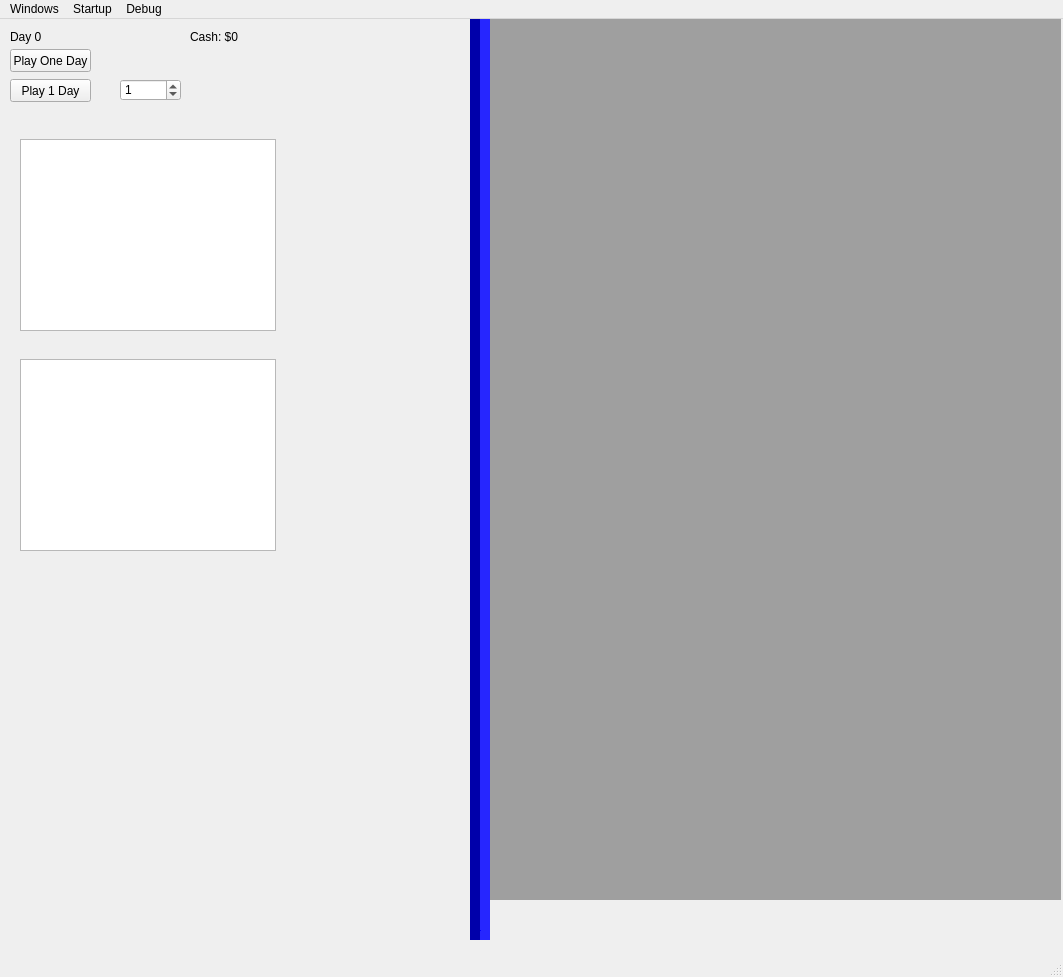
<?xml version="1.0" encoding="UTF-8"?>
<ui version="4.0">
 <class>MainWindow</class>
 <widget class="QMainWindow" name="MainWindow">
  <property name="geometry">
   <rect>
    <x>0</x>
    <y>0</y>
    <width>1063</width>
    <height>977</height>
   </rect>
  </property>
  <property name="windowTitle">
   <string>MainWindow</string>
  </property>
  <widget class="QWidget" name="centralwidget">
   <widget class="QLabel" name="day_display">
    <property name="geometry">
     <rect>
      <x>10</x>
      <y>10</y>
      <width>121</width>
      <height>16</height>
     </rect>
    </property>
    <property name="text">
     <string>Day 0</string>
    </property>
   </widget>
   <widget class="QPushButton" name="next_day">
    <property name="geometry">
     <rect>
      <x>10</x>
      <y>30</y>
      <width>81</width>
      <height>23</height>
     </rect>
    </property>
    <property name="text">
     <string>Play One Day</string>
    </property>
   </widget>
   <widget class="QTextBrowser" name="message_box">
    <property name="geometry">
     <rect>
      <x>20</x>
      <y>120</y>
      <width>256</width>
      <height>192</height>
     </rect>
    </property>
   </widget>
   <widget class="QTextBrowser" name="entity_info_box">
    <property name="geometry">
     <rect>
      <x>20</x>
      <y>340</y>
      <width>256</width>
      <height>192</height>
     </rect>
    </property>
   </widget>
   <widget class="QLabel" name="money_display">
    <property name="geometry">
     <rect>
      <x>190</x>
      <y>10</y>
      <width>121</width>
      <height>16</height>
     </rect>
    </property>
    <property name="text">
     <string>Cash: $0</string>
    </property>
   </widget>
   <widget class="QPushButton" name="next_n_days">
    <property name="enabled">
     <bool>true</bool>
    </property>
    <property name="geometry">
     <rect>
      <x>10</x>
      <y>60</y>
      <width>81</width>
      <height>23</height>
     </rect>
    </property>
    <property name="text">
     <string>Play 1 Day</string>
    </property>
   </widget>
   <widget class="QSpinBox" name="day_amount_entry">
    <property name="geometry">
     <rect>
      <x>120</x>
      <y>60</y>
      <width>61</width>
      <height>22</height>
     </rect>
    </property>
    <property name="maximum">
     <number>100</number>
    </property>
    <property name="value">
     <number>1</number>
    </property>
   </widget>
   <widget class="QMdiArea" name="mdi">
    <property name="geometry">
     <rect>
      <x>490</x>
      <y>0</y>
      <width>571</width>
      <height>881</height>
     </rect>
    </property>
   </widget>
   <widget class="Line" name="line">
    <property name="geometry">
     <rect>
      <x>470</x>
      <y>-20</y>
      <width>20</width>
      <height>941</height>
     </rect>
    </property>
    <property name="autoFillBackground">
     <bool>false</bool>
    </property>
    <property name="styleSheet">
     <string notr="true">background-color: rgb(0, 0, 255);</string>
    </property>
    <property name="frameShadow">
     <enum>QFrame::Sunken</enum>
    </property>
    <property name="lineWidth">
     <number>10</number>
    </property>
    <property name="orientation">
     <enum>Qt::Vertical</enum>
    </property>
   </widget>
  </widget>
  <widget class="QMenuBar" name="menubar">
   <property name="geometry">
    <rect>
     <x>0</x>
     <y>0</y>
     <width>1063</width>
     <height>21</height>
    </rect>
   </property>
   <widget class="QMenu" name="menuWindows">
    <property name="title">
     <string>Windows</string>
    </property>
    <addaction name="actionBreeding"/>
    <addaction name="actionTrading"/>
    <addaction name="actionPedigree"/>
    <addaction name="actionBuildings"/>
    <addaction name="actionEmployees"/>
   </widget>
   <widget class="QMenu" name="menuDebug">
    <property name="title">
     <string>Debug</string>
    </property>
    <addaction name="actionHorse_Properties"/>
    <addaction name="actionGod_mode"/>
   </widget>
   <widget class="QMenu" name="menuStartup">
    <property name="title">
     <string>Startup</string>
    </property>
    <addaction name="actionQuick"/>
    <addaction name="action10_Year"/>
    <addaction name="action20_Year"/>
    <addaction name="actionLoad_Saved"/>
   </widget>
   <addaction name="menuWindows"/>
   <addaction name="menuStartup"/>
   <addaction name="menuDebug"/>
  </widget>
  <widget class="QStatusBar" name="statusbar"/>
  <action name="actionBreed_Horses">
   <property name="text">
    <string>Breeding</string>
   </property>
  </action>
  <action name="actionBreeding">
   <property name="text">
    <string>Breeding</string>
   </property>
  </action>
  <action name="actionTrading">
   <property name="text">
    <string>Trading</string>
   </property>
  </action>
  <action name="actionPedigree">
   <property name="text">
    <string>Pedigree</string>
   </property>
  </action>
  <action name="actionBuildings">
   <property name="text">
    <string>Buildings</string>
   </property>
  </action>
  <action name="actionHorse_Properties">
   <property name="text">
    <string>Horse properties</string>
   </property>
  </action>
  <action name="actionEmployees">
   <property name="text">
    <string>Employees</string>
   </property>
  </action>
  <action name="actionQuick">
   <property name="text">
    <string>Quick</string>
   </property>
  </action>
  <action name="action10_Year">
   <property name="text">
    <string>10 Year</string>
   </property>
  </action>
  <action name="action20_Year">
   <property name="text">
    <string>20 Year</string>
   </property>
  </action>
  <action name="actionLoad_Saved">
   <property name="text">
    <string>Load Saved</string>
   </property>
  </action>
  <action name="actionGod_mode">
   <property name="text">
    <string>God mode</string>
   </property>
  </action>
 </widget>
 <resources/>
 <connections/>
</ui>
